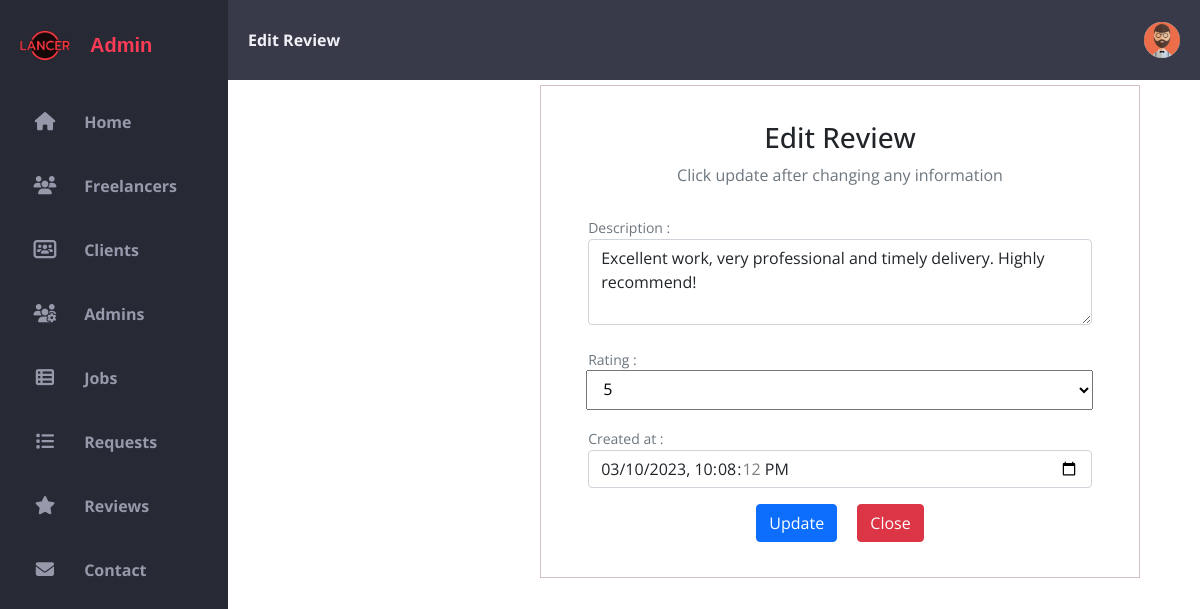
The page /admin/edit-review.php?idad=39 on the database its author committed.
### tables this page shows
CREATE TABLE `reviews` (
  `id_review` int(11) NOT NULL,
  `id_freelancer` int(11) NOT NULL,
  `id_client` int(11) NOT NULL,
  `description` text NOT NULL,
  `rating` int(1) NOT NULL,
  `created__at` datetime NOT NULL
);

### admin/edit-review.php (the view, shortened to what this page needs)
<?php
    @include '../login/config.php';
    $id = $_GET['idad'];
    $id_admin = $_SESSION['admin_id'];
    $sql="SELECT * FROM admin WHERE id_admin = '$id_admin'  ";
    $req = mysqli_query($conn , $sql) ;
    $num_ligne = mysqli_fetch_assoc($req);
?>
<!DOCTYPE html>
<html lang="en">
  <head>
    <link rel="stylesheet" href="CSS/style.css" />
    <link rel="stylesheet" href="https://cdnjs.cloudflare.com/ajax/libs/font-awesome/6.1.2/css/all.min.css">
    <link href="https://cdn.jsdelivr.net/npm/bootstrap@5.1.3/dist/css/bootstrap.min.css" rel="stylesheet">
</head>
<body>
    <div class="grid-container">
        <section>
            <nav>
                <a href="reviews.php" class="name_page">Edit Review</a>
                <div class="profile">
                    <?php
                            if($num_ligne['statut']==0)  {
                                echo '<img class="profile-pic" src="photoadmin/default.jpg">' ;
                            }
                            else{
                                $ex=$num_ligne['exentation'];
                                $namf=$id_admin.'.'.$ex;
                                echo ' <img class="profile-pic" src="photoadmin/'.$namf.'">';
                            }
                    ?>
                </div>
            </nav>
        </section>
        <aside id="sidebar">
            <div class="sidebar-title">
                <div class="sidebar-brand">
                    <img src="img/logo.png" class="logo-title">
                    <span class="material-icons-outlined">Admin</span>
                </div>
            </div>
            <ul class="sidebar-list">
                <li>
                    <a href="home.php">
                        <i class="fa-solid fa-house"></i>
                        <span class="material-icons-outlined">Home</span>
                    </a>
                </li>
                <li>
                    <a href="freelancers.php">
                        <i class="fas fa-users"></i>
                        <span class="material-icons-outlined">Freelancers</span>
                    </a>
                </li>
                <li>
                    <a href="clients.php">
                        <i class="fas fa-light fa-users-rectangle"></i>
                        <span class="material-icons-outlined">Clients</span>
                    </a>
                </li>
                <li>
                    <a href="admins.php">
                        <i class="fa-solid fa-users-gear"></i>
                        <span class="material-icons-outlined">Admins</span>
                    </a>
                </li>
                <li>
                    <a href="jobs.php">
                        <i class="fa-solid fa-table-list"></i>
                        <span class="material-icons-outlined">Jobs</span>
                    </a>
                </li>
                <li>
                    <a href="requests.php">
                        <i class="fa-solid fa-list"></i>
                        <span class="material-icons-outlined">Requests</span>
                    </a>
                </li>
                <li>
                    <a href="reviews.php">
                        <i class="fa-solid fa-star"></i>
                        <span class="material-icons-outlined">Reviews</span>
                    </a>
                </li>
                <li>
                    <a href="contact-us.php">
                        <i class="fas fa-envelope"></i>
                        <span class="material-icons-outlined">Contact</span>
                    </a>
                </li>
            </ul>
        </aside>
        <div class="container" style="border: 1px solid rgb(211, 193, 193); padding: 2.2rem; margin: 85px 280px; max-width: 600px;">
            <div class="text-center mb-4 fs-6">
                <h3>Edit Review</h3>
                <p class="text-muted">Click update after changing any information</p>
            </div>
            <?php
                $sql = "SELECT * from reviews where id_review = $id LIMIT 1";
                $result = mysqli_query($conn, $sql);
                $row = mysqli_fetch_assoc($result);
            ?>
            <div class="container d-flex justify-content-center">
                <form method="post" style="width: 50vw;">
                    <div class="row mt-1">
                        <div class="form-group mb-2">
                            <small class="text-muted mt-2"> Description :</small>
                            <textarea class="form-control" rows="3" name="description"><?php  echo $row['description'] ?></textarea>
                        </div>
                        <small class="text-muted mt-3">Rating :</small>
                        <select class="custom-select" name="rating">
                            <?php
                                for ($i = 1; $i <= 5; $i++) {
                                    echo '<option value="' . $i . '"';
                                    if ($i == $row['rating']) {
                                        echo ' selected';
                                    }
                                    echo '>' . $i . '</option>';
                                }
                            ?>
                        </select>
                        <div class="form-group mt-3">
                            <small class="text-muted">Created at :</small>
                            <input type="datetime-local" class="form-control" name="created__at" value="<?php echo date('Y-m-d\TH:i:s', strtotime($row['created__at'])) ?>">
                        </div>
                    </div>
                    <div class="text-center mt-3">
                        <button type="submit" class="btn btn-primary mx-2" name="submit">Update</button>
                        <button type="button" class="btn btn-danger mx-2" onclick="window.location.href='reviews.php'">Close</button>
                    </div>
                </form>
            </div>
        </div>
    </div>
</body>
</html>

### admin/CSS/style.css (style rules this page uses)
* { font-family: 'Open Sans', sans-serif; margin: 0; padding: 0; box-sizing: border-box; }
:root { --grey: #F1F0F6; --dark-grey: #8D8D8D; --light: #fff; --dark: #000; --green: #81D43A; --light-green: #E3FFCB; --blue: #1775F1; --light-blue: #D0E4FF; --dark-blue: #0C5FCD; --red: #FC3B56; --primary-color: #272935; }
body { margin: 0; padding: 0; box-sizing: border-box; background-color: white; color: #666666; font-family: "Montserrat", sans-serif; overflow-x: hidden; }
a { text-decoration: none; }
li { list-style: none; }
section { padding: 4.7rem; margin: 1px -60px; max-width: 1200px; }
.grid-container { width: 100%; display: grid; grid-template-columns: 260px 1fr 1fr 1fr; grid-template-rows: 0.2fr 3fr; grid-template-areas: "sidebar header header header" "sidebar main main main"; height: 100vh; }
nav { background: #383a49; height: 10%; width: 81%; padding: 0 20px; display: flex; align-items: center; grid-gap: 28px; position: fixed; top: 0; right: 0; z-index: 999; justify-content: space-between; }
nav .name_page { text-decoration: none; font-weight: bolder; margin-right: 100px; color: var(--grey); }
nav .profile { position: relative; margin-left: auto; }
nav .profile img { width: 36px; height: 36px; border-radius: 50%; object-fit: cover; cursor: pointer; }
#sidebar { grid-area: sidebar; height: 100%; width: 19%; background-color: #272935; color: #9799ab; overflow-y: auto; transition: all 0.5s; -webkit-transition: all 0.5s; position: fixed; }
.sidebar-title { display: flex; justify-content: space-between; align-items: center; padding: 20px; margin-bottom: 25px; }
.sidebar-brand img { height: 50px; margin-right: 10px; }
.sidebar-brand span { margin-left: 10px; font-weight: bold; font-family: 'Franklin Gothic Medium', 'Arial Narrow', Arial, sans-serif; color: var(--red); font-size: 20px; }
.sidebar-brand { display: flex; align-items: center; font-size: 20px; font-weight: 700; }
.sidebar-list { padding: 0; margin-top: -25px; list-style-type: none; }
.sidebar-list li { padding: 20px 20px 20px 20px; }
.sidebar-list li a { text-decoration: none; color: #9799ab; display: block; }
.sidebar-list li a i { position: relative; width: 50px; font-size: 18.3px; text-align: center; }
.sidebar-list li a span { color: #9799ab; position: relative; margin-left: 10px; font-weight: bold; }

### admin/edit-review.php (style rules this page uses)
select.custom-select option { padding-top: 10px; padding-bottom: 10px; }
select.custom-select { margin-left: 10px; width: 96%; height: 40px; }

### rows shown on the page
reviews: description "Excellent work, very professional and timely delivery. Highly recommend!", rating "5", created__at "03/10/2023 22:08:12"
